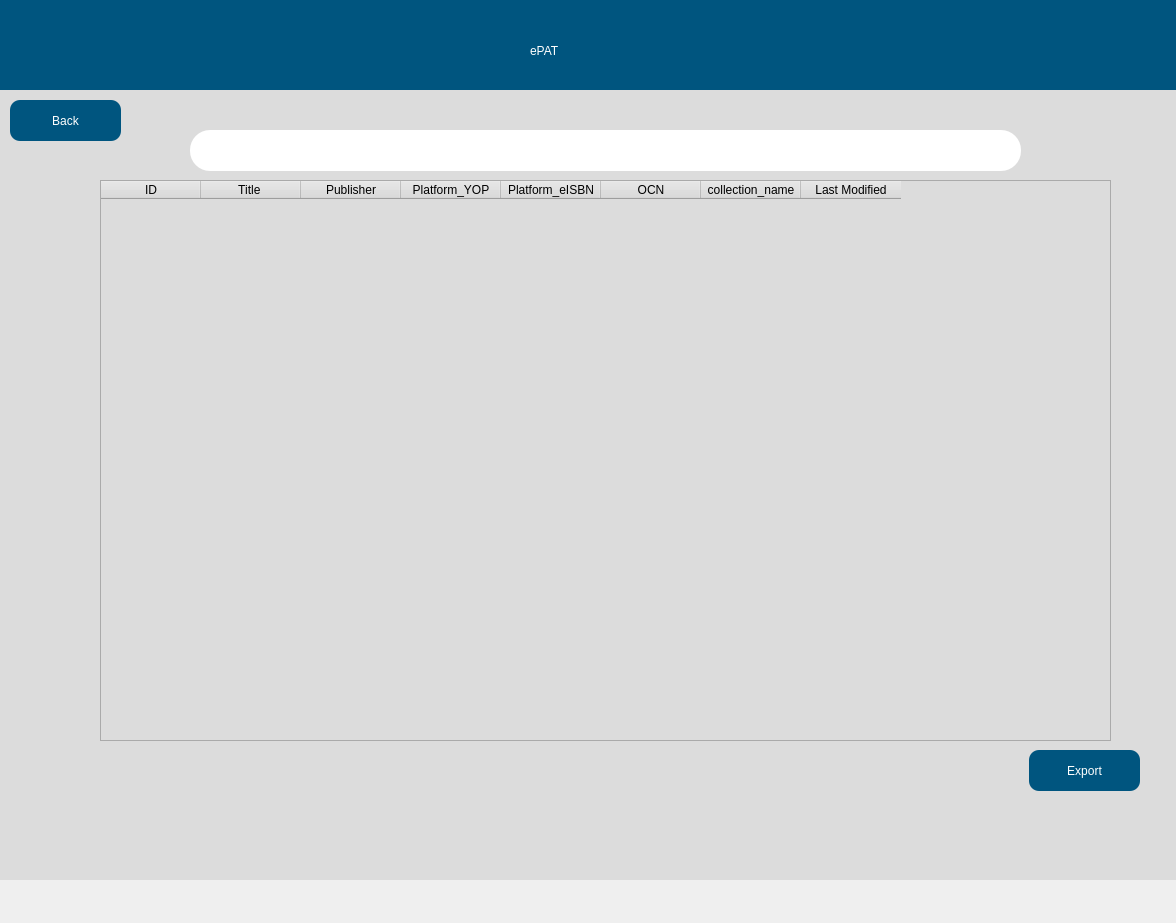
<?xml version="1.0" encoding="UTF-8"?>
<ui version="4.0">
 <class>Dialog</class>
 <widget class="QDialog" name="Dialog">
  <property name="geometry">
   <rect>
    <x>0</x>
    <y>0</y>
    <width>1176</width>
    <height>923</height>
   </rect>
  </property>
  <property name="windowTitle">
   <string>Dialog</string>
  </property>
  <widget class="QWidget" name="widget" native="true">
   <property name="geometry">
    <rect>
     <x>-20</x>
     <y>-20</y>
     <width>1200</width>
     <height>900</height>
    </rect>
   </property>
   <property name="styleSheet">
    <string notr="true">background-color: rgb(220, 220, 220);</string>
   </property>
   <widget class="QPushButton" name="backButton">
    <property name="geometry">
     <rect>
      <x>30</x>
      <y>120</y>
      <width>111</width>
      <height>41</height>
     </rect>
    </property>
    <property name="styleSheet">
     <string notr="true">
            QPushButton {
                font: 75 16pt "Arial";
                background-color: rgb(0, 85, 127);
                border-radius: 10px;
                color: rgb(255, 255, 255);
            }

            QPushButton:hover {
                background-color: rgb(0, 75, 117); /* Slightly darker color when hovered */
            }

            QPushButton:pressed {
                background-color: rgb(0, 65, 107); /* Even darker color when clicked */
            }
        </string>
    </property>
    <property name="text">
     <string>Back</string>
    </property>
   </widget>
   <widget class="QWidget" name="widget_2" native="true">
    <property name="geometry">
     <rect>
      <x>10</x>
      <y>20</y>
      <width>1200</width>
      <height>90</height>
     </rect>
    </property>
    <property name="styleSheet">
     <string notr="true">	background-color: rgb(0, 85, 127);
</string>
    </property>
    <widget class="QLabel" name="label">
     <property name="geometry">
      <rect>
       <x>540</x>
       <y>20</y>
       <width>141</width>
       <height>61</height>
      </rect>
     </property>
     <property name="styleSheet">
      <string notr="true">font: 75 36pt &quot;Arial&quot;;
color: rgb(255, 255, 255);
</string>
     </property>
     <property name="text">
      <string>ePAT</string>
     </property>
    </widget>
   </widget>
   <widget class="QTableWidget" name="tableWidget">
    <property name="geometry">
     <rect>
      <x>120</x>
      <y>200</y>
      <width>1011</width>
      <height>561</height>
     </rect>
    </property>
    <column>
     <property name="text">
      <string>ID</string>
     </property>
    </column>
    <column>
     <property name="text">
      <string>Title </string>
     </property>
    </column>
    <column>
     <property name="text">
      <string>Publisher</string>
     </property>
    </column>
    <column>
     <property name="text">
      <string>Platform_YOP</string>
     </property>
    </column>
    <column>
     <property name="text">
      <string>Platform_eISBN</string>
     </property>
    </column>
    <column>
     <property name="text">
      <string>OCN</string>
     </property>
    </column>
    <column>
     <property name="text">
      <string>collection_name</string>
     </property>
    </column>
    <column>
     <property name="text">
      <string>Last Modified</string>
     </property>
    </column>
   </widget>
   <widget class="QPushButton" name="exportButton">
    <property name="geometry">
     <rect>
      <x>1049</x>
      <y>770</y>
      <width>111</width>
      <height>41</height>
     </rect>
    </property>
    <property name="styleSheet">
     <string notr="true">
            QPushButton {
                font: 75 16pt "Arial";
                background-color: rgb(0, 85, 127);
                border-radius: 10px;
                color: rgb(255, 255, 255);
            }

            QPushButton:hover {
                background-color: rgb(0, 75, 117); /* Slightly darker color when hovered */
            }

            QPushButton:pressed {
                background-color: rgb(0, 65, 107); /* Even darker color when clicked */
            }
        </string>
    </property>
    <property name="text">
     <string>Export</string>
    </property>
   </widget>
   <widget class="QLabel" name="cellName">
    <property name="geometry">
     <rect>
      <x>210</x>
      <y>150</y>
      <width>831</width>
      <height>41</height>
     </rect>
    </property>
    <property name="styleSheet">
     <string notr="true">background-color: rgb(255, 255, 255);
border-radius:20px;
</string>
    </property>
    <property name="text">
     <string/>
    </property>
   </widget>
  </widget>
 </widget>
 <resources/>
 <connections/>
</ui>
